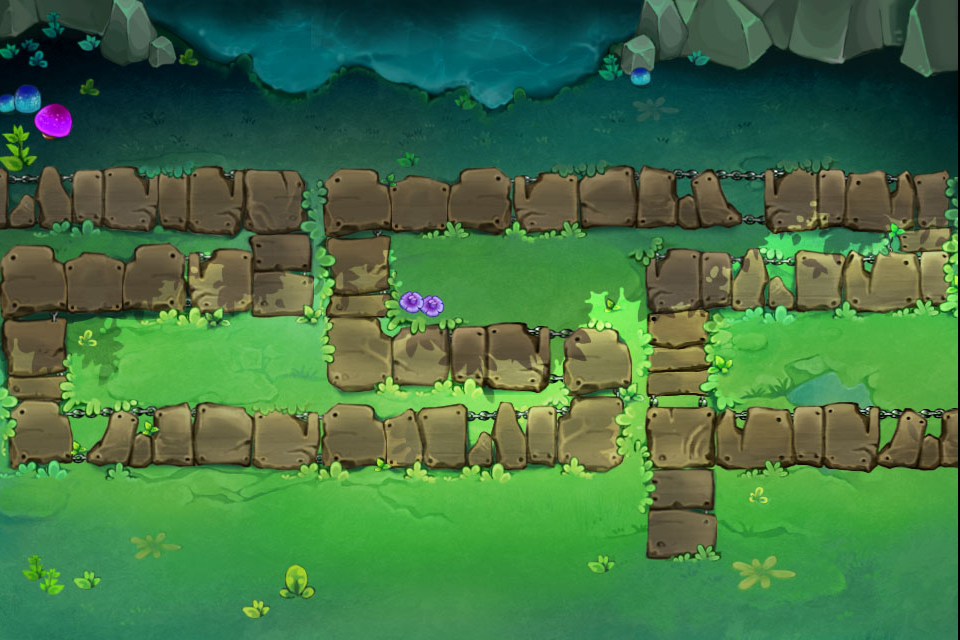

Tiled map render using the project's own tile images. Description and the map definition, with tile-layer contents summarised, below:
An orthogonal 12x8 tile map with 80x80 px tiles, 1 tile layer (Background) and 11 objects (3x gress1.png, 2x waterfall, lanflower.png, stone3.png, waters.png, ...).

<map version="1.0" orientation="orthogonal" width="12" height="8" tilewidth="80" tileheight="80">
 <tileset firstgid="1" name="level1_9bg" tilewidth="80" tileheight="80">
  <tileoffset x="-2" y="0" />
  <image source="level1_9bg.jpg" width="960" height="640" />
  <tile id="13">
   <properties>
    <property name="tiletype" value="1" />
   </properties>
  </tile>
  <tile id="14">
   <properties>
    <property name="tiletype" value="1" />
   </properties>
  </tile>
  <tile id="15">
   <properties>
    <property name="tiletype" value="1" />
   </properties>
  </tile>
  <tile id="16">
   <properties>
    <property name="tiletype" value="1" />
   </properties>
  </tile>
  <tile id="20">
   <properties>
    <property name="tiletype" value="1" />
   </properties>
  </tile>
  <tile id="21">
   <properties>
    <property name="tiletype" value="1" />
   </properties>
  </tile>
  <tile id="22">
   <properties>
    <property name="tiletype" value="1" />
   </properties>
  </tile>
  <tile id="23">
   <properties>
    <property name="tiletype" value="1" />
   </properties>
  </tile>
  <tile id="25">
   <properties>
    <property name="tiletype" value="0" />
   </properties>
  </tile>
  <tile id="26">
   <properties>
    <property name="tiletype" value="0" />
   </properties>
  </tile>
  <tile id="27">
   <properties>
    <property name="tiletype" value="0" />
   </properties>
  </tile>
  <tile id="28">
   <properties>
    <property name="tiletype" value="0" />
   </properties>
  </tile>
  <tile id="29">
   <properties>
    <property name="tiletype" value="0" />
   </properties>
  </tile>
  <tile id="30">
   <properties>
    <property name="tiletype" value="0" />
   </properties>
  </tile>
  <tile id="31">
   <properties>
    <property name="tiletype" value="0" />
   </properties>
  </tile>
  <tile id="32">
   <properties>
    <property name="tiletype" value="0" />
   </properties>
  </tile>
  <tile id="33">
   <properties>
    <property name="tiletype" value="0" />
   </properties>
  </tile>
  <tile id="34">
   <properties>
    <property name="tiletype" value="0" />
   </properties>
  </tile>
  <tile id="35">
   <properties>
    <property name="tiletype" value="0" />
   </properties>
  </tile>
  <tile id="36">
   <properties>
    <property name="tiletype" value="0" />
   </properties>
  </tile>
  <tile id="37">
   <properties>
    <property name="tiletype" value="0" />
   </properties>
  </tile>
  <tile id="38">
   <properties>
    <property name="tiletype" value="0" />
   </properties>
  </tile>
  <tile id="39">
   <properties>
    <property name="tiletype" value="0" />
   </properties>
  </tile>
  <tile id="40">
   <properties>
    <property name="tiletype" value="0" />
   </properties>
  </tile>
  <tile id="42">
   <properties>
    <property name="tiletype" value="10" />
   </properties>
  </tile>
  <tile id="43">
   <properties>
    <property name="tiletype" value="1" />
   </properties>
  </tile>
  <tile id="44">
   <properties>
    <property name="tiletype" value="0" />
   </properties>
  </tile>
  <tile id="45">
   <properties>
    <property name="tiletype" value="0" />
   </properties>
  </tile>
  <tile id="46">
   <properties>
    <property name="tiletype" value="0" />
   </properties>
  </tile>
  <tile id="47">
   <properties>
    <property name="tiletype" value="0" />
   </properties>
  </tile>
  <tile id="48">
   <properties>
    <property name="tiletype" value="0" />
   </properties>
  </tile>
  <tile id="49">
   <properties>
    <property name="tiletype" value="1" />
   </properties>
  </tile>
  <tile id="50">
   <properties>
    <property name="tiletype" value="1" />
   </properties>
  </tile>
  <tile id="51">
   <properties>
    <property name="tiletype" value="1" />
   </properties>
  </tile>
  <tile id="52">
   <properties>
    <property name="tiletype" value="0" />
   </properties>
  </tile>
  <tile id="53">
   <properties>
    <property name="tiletype" value="0" />
   </properties>
  </tile>
  <tile id="54">
   <properties>
    <property name="tiletype" value="0" />
   </properties>
  </tile>
  <tile id="55">
   <properties>
    <property name="tiletype" value="0" />
   </properties>
  </tile>
  <tile id="56">
   <properties>
    <property name="tiletype" value="0" />
   </properties>
  </tile>
  <tile id="57">
   <properties>
    <property name="tiletype" value="1" />
   </properties>
  </tile>
  <tile id="58">
   <properties>
    <property name="tiletype" value="1" />
   </properties>
  </tile>
  <tile id="59">
   <properties>
    <property name="tiletype" value="1" />
   </properties>
  </tile>
  <tile id="60">
   <properties>
    <property name="tiletype" value="0" />
   </properties>
  </tile>
  <tile id="61">
   <properties>
    <property name="tiletype" value="0" />
   </properties>
  </tile>
  <tile id="62">
   <properties>
    <property name="tiletype" value="0" />
   </properties>
  </tile>
  <tile id="63">
   <properties>
    <property name="tiletype" value="0" />
   </properties>
  </tile>
  <tile id="64">
   <properties>
    <property name="tiletype" value="0" />
   </properties>
  </tile>
  <tile id="65">
   <properties>
    <property name="tiletype" value="0" />
   </properties>
  </tile>
  <tile id="66">
   <properties>
    <property name="tiletype" value="0" />
   </properties>
  </tile>
  <tile id="67">
   <properties>
    <property name="tiletype" value="0" />
   </properties>
  </tile>
  <tile id="68">
   <properties>
    <property name="tiletype" value="0" />
   </properties>
  </tile>
  <tile id="69">
   <properties>
    <property name="tiletype" value="0" />
   </properties>
  </tile>
  <tile id="70">
   <properties>
    <property name="tiletype" value="0" />
   </properties>
  </tile>
  <tile id="71">
   <properties>
    <property name="tiletype" value="0" />
   </properties>
  </tile>
  <tile id="74">
   <properties>
    <property name="tiletype" value="1" />
   </properties>
  </tile>
  <tile id="75">
   <properties>
    <property name="tiletype" value="1" />
   </properties>
  </tile>
  <tile id="76">
   <properties>
    <property name="tiletype" value="1" />
   </properties>
  </tile>
  <tile id="77">
   <properties>
    <property name="tiletype" value="1" />
   </properties>
  </tile>
  <tile id="78">
   <properties>
    <property name="tiletype" value="1" />
   </properties>
  </tile>
  <tile id="79">
   <properties>
    <property name="tiletype" value="1" />
   </properties>
  </tile>
     <tile id="81">
   <properties>
    <property name="tiletype" value="1" />
   </properties>
  </tile>
 </tileset>
 <layer name="Background" width="12" height="8">
  <data>[96 cells, 96 non-empty, 96 distinct tile ids]</data>
 </layer>
 <objectgroup name="Objects" width="12" height="8">
  <object name="gress1.png" x="95" y="531" />
  <object name="lanflower.png" x="173" y="567" />
  <object name="stone3.png" x="515" y="241" />
  <object name="gress1.png" x="508" y="146" />
  <object name="waters.png" x="614" y="583" />
  <object name="waterfall" x="290" y="47" />
  <object name="waterfall" x="469" y="45" />
  <object name="bluemushroom.png" x="451" y="134" />
  <object name="gress1.png" x="877" y="582" />
  <object name="leaf3.png" x="498" y="44" />
  <object name="hero" x="418" y="299" />
 </objectgroup>
</map>
